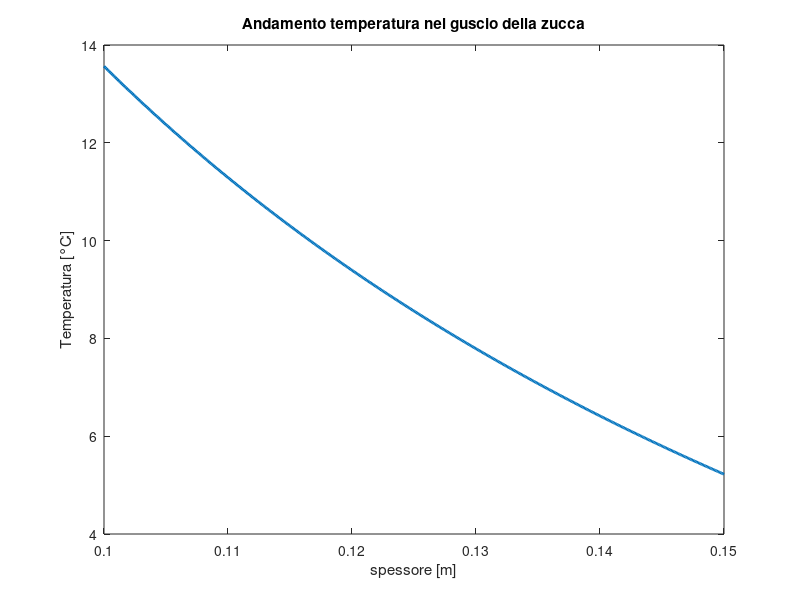

Write the MATLAB code that produced this figure.
% Esercitazione 7, esercizio 5
% Simone Canevarolo
% S269893
% 8/12/2023

clear all
close all
clc

%%

Dout = 30e-2; % diametro esterno [m]
Din = 20e-2; % diametro interno [m]
Taria = 5; % temperatura [°C]
haria = 100; % coefficiente di scambio termico [W/m^2*K]
kk = 0.2; % conducibilità termica [W/m*K]
qv = 50; % generazione interna di calore [W/m^2]

rr = Dout/2-Din/2; % m
dx = 1e-4;
xx = (Din/2:dx:Dout/2)';
NN = length(xx);

%%

sup_diag = (1+dx./xx);
main_diag = -2*ones(NN,1);
sub_diag = (1-dx./xx);

Band = [[sub_diag(2:end);0],main_diag,[0;sup_diag(1:end-1)]];

AA = spdiags(Band,-1:1,NN,NN);

bb = zeros(NN,1);

%%

% Robin

AA(1,1) = kk/dx;
AA(1,2) = -kk/dx;
bb(1) = qv;

% Robin

AA(end,end-1) = -kk/dx;
AA(end,end) = kk/dx+haria;
bb(end) = haria*Taria;

TT = AA\bb;

%%

figure(1)
plot(xx,TT,'LineWidth',2)
xlabel('spessore [m]')
ylabel('Temperatura [°C]')
title('Andamento temperatura nel guscio della zucca')
